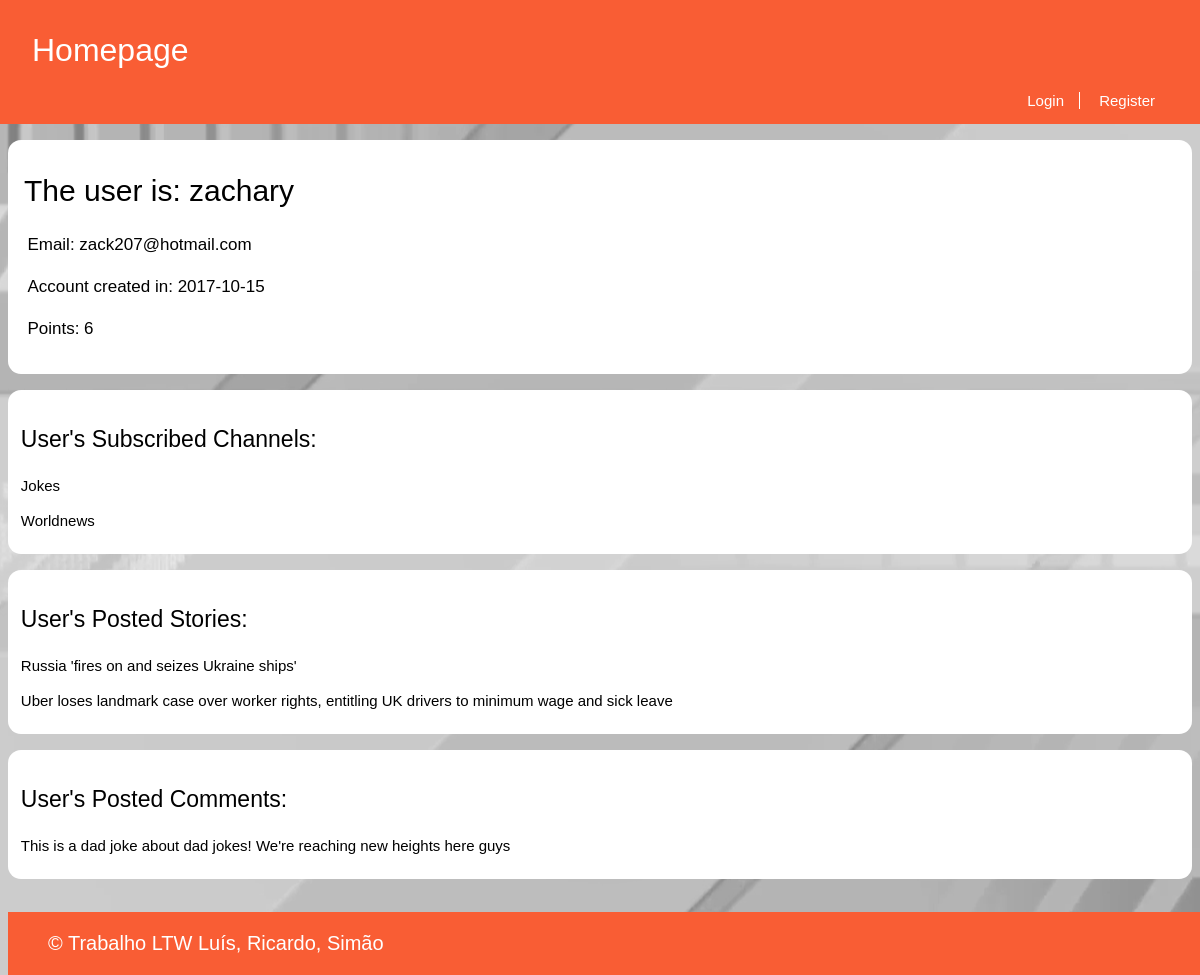
Screenshot of /pages/profile.php?name=zachary with the database file from the repository.
### tables this page shows
CREATE TABLE Utilizer (
  username VARCHAR PRIMARY KEY,
  password VARCHAR NOT NULL,
  email VARCHAR NOT NULL,
  points INTEGER DEFAULT 0,
  created INTEGER -- date when the utilizer was created in epoch format
);

CREATE TABLE UserSubscriptions (
  username VARCHAR REFERENCES utilizer,
  channel VARCHAR REFERENCES channel,
  PRIMARY KEY (username, channel)
);

CREATE TABLE Story (
  id INTEGER PRIMARY KEY,
  title VARCHAR,
  published INTEGER, -- date when the story was published in epoch format
  channel VARCHAR REFERENCES channel, -- comma separated tags
  author VARCHAR REFERENCES utilizer, -- who wrote the article
  points INTEGER DEFAULT 0,
  fulltext VARCHAR
);

CREATE TABLE Comment (
  id INTEGER PRIMARY KEY,
  story_id INTEGER REFERENCES story,
  parent_comment INTEGER REFERENCES comment,
  username VARCHAR REFERENCES utilizer,
  date INTEGER NOT NULL, -- date when comment was published in epoch format
  points INTEGER DEFAULT 0,
  text VARCHAR NOT NULL
);

### database/db_user.php (called while the page is built, shortened)
<?php
    function getUserPublicInfo($username) {
        $db = Database::instance()->db();
        $stmt = $db->prepare('SELECT email, points, created FROM Utilizer WHERE username = ?');
        $stmt->execute(array($username));
        return $stmt->fetchAll();
    }
    function getAllStoriesPosted($username) {
        $db = Database::instance()->db();
        $stmt = $db->prepare('SELECT id, title FROM Story WHERE author = ?');
        $stmt->execute(array($username));
        return $stmt->fetchAll();
    }
    function getAllCommentsPosted($username) {
        $db = Database::instance()->db();
        $stmt = $db->prepare('SELECT story_id, date, points, text FROM Comment WHERE username = ?');
        $stmt->execute(array($username));
        return $stmt->fetchAll();
    }
?>

### database/db_channel.php (called while the page is built, shortened)
<?php
	function getSubscribedChannels($username) {
		$db = Database::instance()->db();
		$subscribedChannelsQuery = $db->prepare('SELECT channel FROM UserSubscriptions WHERE username = ?');
		$subscribedChannelsQuery->execute(array($username));
		$subscribedChannelsNames = $subscribedChannelsQuery->fetchAll();
		return $subscribedChannelsNames;
	}
?>

### templates/tpl_profile.php (the view, shortened to what this page needs)
<?php
	include_once('../templates/tpl_common.php');
?>
<?php function draw_posted_stories($username) { ?>
	<link rel="stylesheet" href="../css/profile.css">
	<section class="userHistory">
		<h3> User's Posted Stories: </h3>
		<?php
		$postedStoriesId = getAllStoriesPosted($username);
		if(empty($postedStoriesId)) { ?>
		<p> User has not posted any story..</p>
		<?php } else {
		foreach($postedStoriesId as $story) { ?>
			<p><a onclick="window.location.href='../pages/story.php?id=<?=$story['id']?>'"><?=$story['title']?></a></p>
		<?php }
		} ?>
	</section>
<?php } ?>
<?php function draw_posted_comments($username) { ?>
	<section class="userHistory">
		<h3> User's Posted Comments: </h3>
		<?php
		$postedComments = getAllCommentsPosted($username);
		if(empty($postedComments)) { ?>
		<p> User has not posted any comment..</p>
		<?php } else {
		foreach($postedComments as $comment) { ?>
			<p><a onclick="window.location.href='../pages/story.php?id=<?=$comment['story_id']?>'"> <?=$comment['text']?> </a></p>
		<?php }
		} ?>
	</section>
<?php } ?>
<?php function draw_user_info($username, $created, $points, $email) { ?>
	<?php $data = convert_epoch($created) ?>
	<link rel="stylesheet" href="../css/story.css">
	<section id="storyText">
		<h1>The user is: <?=$username?></h1>
		<p>Email: <?=$email?></p>
		<p>Account created in: <?=$data->format('Y-m-d')?></p>
		<p>Points: <?=$points?></p>
	</section>
<?php } ?>
<?php function draw_subscribedChannels($username) { ?>
  <link rel="stylesheet" href="../css/story.css">
  <section class="userHistory">
      <h3> User's Subscribed Channels: </h3>
      <?php
      $subscribedChannelsNames = getSubscribedChannels($username);
      if(empty($subscribedChannelsNames)) { ?>
        <p> User has not subscribed to any channel..</p>
      <?php } else {
        foreach( $subscribedChannelsNames as $channelName) { ?>
          <p><a onclick="window.location.href='../pages/channel.php?name=<?=$channelName['channel']?>'"><?=$channelName['channel']?></a></p>
        <?php }
      } ?>
  </section>
<?php } ?>

### pages/profile.php (shortened to what this page needs)
<?php
    include_once('../templates/tpl_common.php');
    include_once('../templates/tpl_profile.php');
    include_once('../database/db_user.php');
    $usernameOfProfile = $_GET['name'];
    if(!isset($_SESSION['username'])) {
        draw_header(null, 'Homepage',$usernameOfProfile);
    } else {
        draw_header($_SESSION['username'], 'Homepage', $usernameOfProfile);
        if($usernameOfProfile == $_SESSION['username']){
            draw_edit_profile_button();
        }
    }
    $userInfo = getUserPublicInfo($usernameOfProfile);
    draw_user_info($usernameOfProfile, $userInfo[0]['created'], $userInfo[0]['points'], $userInfo[0]['email']);
    draw_subscribedChannels($usernameOfProfile);
    draw_posted_stories($usernameOfProfile);
    draw_posted_comments($usernameOfProfile);
    draw_footer();
?>

### templates/tpl_common.php (shortened to what this page needs)
<?php
	include_once('tpl_story.php');
	include_once('../database/db_channel.php');
	include_once('../database/db_user.php');
?>
<?php function draw_header($username, $channel, $title) { ?>
	<!DOCTYPE html>
	<html>
		<head>
			<link rel="stylesheet" href="../css/common.css">
			<link rel="stylesheet" href="https://use.fontawesome.com/releases/v5.6.1/css/all.css">
		</head>
		<body>
			<header>
				<?php if($channel === "Homepage") { ?>
					<a id="title" href="../pages/homepage.php"><?=$channel?></a>
				<?php } ?>
				<?php if($username != NULL) { ?>
					<nav id="signup">
						<a id="profile" href="../pages/profile.php?name=<?=$username?>"><?= $username ?></a>
						<a href="../actions/action_logout.php">Logout
						<input type="hidden" name="csrf" value="<?=$_SESSION['csrf']?>">
						</a>
						<?php draw_subscriberList() ?>
					</nav>
				<?php } else { ?>
					<nav id="signup">
						<a href="../pages/login.php">Login</a>
						<a href="../pages/register.php">Register</a>
					</nav>
				<?php } ?>
			</header>
<?php } ?>
<?php function convert_epoch($epoch){
	$dt = new DateTime("@$epoch");
	return $dt;
} ?>
<?php function draw_footer() { ?>
	</body>
	<footer>
		<p>&copy; Trabalho LTW Luís, Ricardo, Simão</p>
	</footer>
	</html>
<?php } ?>

### css/common.css (style rules this page uses)
html { position: relative; min-height: 100%; }
body { margin: 0 auto; padding-bottom: 5em; max-width: 80em; background: url(../images/background.png) no-repeat center center fixed; }
body > header { display: grid; grid-template-columns: 1fr auto; grid-template-rows: auto auto; background-color: #F95D34 ; color: white; font-family: Verdana, sans-serif; }
body > header #title { padding-top: 1em; padding-left: 1em; text-decoration: none; color: white; font-size: 32px; grid-column: 1; grid-row: 1; cursor: pointer; }
body > header #signup { padding-top: 1.5em; padding-right: 2em; padding-bottom: 15px; grid-column: 2; grid-row: 3; font-size: 15px; }
body > header > #signup > a:first-child { border-right: 1px solid white; }
body > header > #signup > a { padding: 0 1em; color: white; text-decoration: none; }
body > header #signup > a:first-child { padding-left: 0; }
footer { position: absolute; bottom: 0; max-width: 80em; width: 100%; margin-left: 0.5em; background-color: #F95D34; color: white; font-family: Verdana, sans-serif; }
footer p { font-size: 20px; padding-left: 2em; }

### css/story.css (style rules this page uses)
#storyText { background-color: white; border-radius: 13px; margin: 1em 0.5em 0em 0.5em; padding: 1em; }
#storyText > h1 { text-align: left; font-size: 30px; font-weight: 400; font-family: Verdana, sans-serif; margin-top: 0.6em; }
#storyText > p { text-align: justify; font-size: 17px; line-height: 25px; font-family: Arial, sans-serif; margin-left: 0.2em; margin-right: 2.5em; }

### css/profile.css (style rules this page uses)
.userHistory { background-color: white; border-radius: 13px; margin: 1em 0.5em 1em 0.5em; padding: 0.8em 0.5em 0.5em 0.8em; }
.userHistory h3 { font-weight: 100; font-size: 23px; font-family: Verdana, sans-serif; margin-top: 1em; }
.userHistory p { font-size: 15px; line-height: 20px; font-family: Arial, sans-serif; cursor: pointer; }

### rows the page displays
utilizer: email "zack207@hotmail.com", created "2017-10-15", points "6"
usersubscriptions: channel "Jokes"
usersubscriptions: channel "Worldnews"
story: title "Russia 'fires on and seizes Ukraine ships'"
story: title "Uber loses landmark case over worker rights, entitling UK drivers to minimum wage and sick leave"
comment: text "This is a dad joke about dad jokes! We're reaching new heights here guys"

### other values shown
$channel "Homepage"
$username "zachary"
